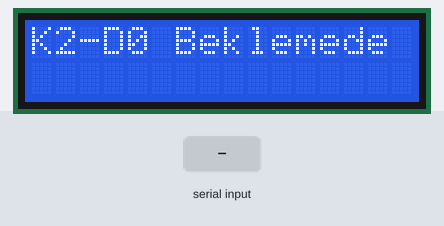
Bench run of a sketch on a simulated Arduino Uno, built with avr-gcc and run on an emulated ATmega328P. Parts: 16×2 character LCD. The test bench sets the inputs (shaded band).

Above: at 1.2 s.
1.3 s: byte 2 (0x02) received over Serial
At 1.6 s:
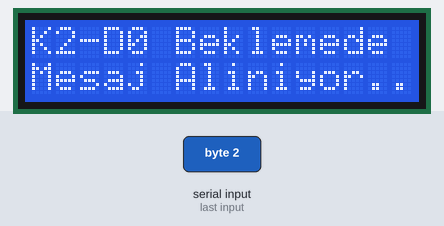
4.3 s: byte 2 (0x02) received over Serial
At 6.3 s:
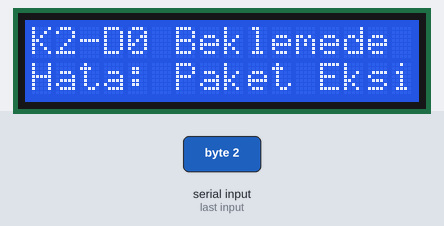
Timing chart, 0 to 7.8 s (numbered marks = the images above; inputs shaded):
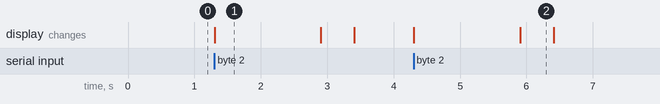

Measured:
- after the input at 1.3 s, the display: changes at once (image 1)
- after the input at 4.3 s, the display: first changes at once (image 2 shows a later state)
- what the display in image 1 shows lasts 1.6 s, from 1.3 s to 2.9 s
- what the display in image 2 shows lasts 0.5 s, from 5.9 s to 6.4 s

The sketch:

Katman_2Uno.ino
```cpp
#include <Arduino.h>
#include <SoftwareSerial.h>
#include <LiquidCrystal.h>

// --- PARAMETRIK AYARLAR ---
const uint8_t DUGUM_NO = 0;     // Her Uno icin 0-7 arasinda degistir
const uint8_t KATMAN_NO = 2;    // 2. Katman Uno
// ---------------------------------------------------------------

// LCD Ekran baglanti pinleri: (RS, EN, D4, D5, D6, D7)
LiquidCrystal lcd(8, 9, 10, 11, 12, 13);

// Donanimsal Serial portu
#define nisarial Serial

#pragma pack(push, 1)
struct VeriPaketi {
  uint8_t parca_numarasi;
  uint8_t katman_numarasi;
  uint32_t zaman_damgasi;
  uint16_t veri_uzunlugu;
  uint8_t yuk_verisi[512];
  uint32_t onceki_crc;
  uint32_t mevcut_crc;
};
#pragma pack(pop)

VeriPaketi alinanPaket;

// CRC32 Hata Kontrol Fonksiyonu
uint32_t crc32Hesapla(const uint8_t *veri, size_t uzunluk) {
  uint32_t crc_degeri = 0xFFFFFFFF;

  for (size_t i = 0; i < uzunluk; i++) {
    crc_degeri ^= veri[i];

    for (uint8_t j = 0; j < 8; j++) {
      if (crc_degeri & 1) {
        crc_degeri = (crc_degeri >> 1) ^ 0xEDB88320;
      } else {
        crc_degeri >>= 1;
      }
    }
  }

  return ~crc_degeri;
}

// 8 bitlik veriyi DUGUM_NO kadar saga dairesel kaydirir
uint8_t sagaDaireselKaydir(uint8_t veri, uint8_t kaydirma_miktari) {
  kaydirma_miktari = kaydirma_miktari % 8;

  if (kaydirma_miktari == 0) {
    return veri;
  }

  return (veri >> kaydirma_miktari) | (veri << (8 - kaydirma_miktari));
}

// Kriptografik Donusum Motoru
// 2. Katman Kurali:
// Alinan veri, DUGUM_NO kadar saga dairesel bit kaydirma islemiyle sifrelenir.
void guvenlikKatmaniIsle(VeriPaketi &paket) {
  // Guvenlik zinciri kurali: mevcut CRC eski CRC alanina yedeklenir
  paket.onceki_crc = paket.mevcut_crc;

  // Katman 2 sifreleme: her byte DUGUM_NO kadar saga dairesel kaydirilir
  for (uint16_t i = 0; i < 512; i++) {
    paket.yuk_verisi[i] = sagaDaireselKaydir(paket.yuk_verisi[i], DUGUM_NO);
  }

  // Paket artik 2. katmandan gecmis kabul edilir
  paket.katman_numarasi = KATMAN_NO;

  // Yeni sifreli verinin CRC degeri hesaplanir
  paket.mevcut_crc = crc32Hesapla(paket.yuk_verisi, 512);
}

void setup() {
  nisarial.begin(4800);

  lcd.begin(16, 2);
  lcd.clear();

  lcd.print("K");
  lcd.print(KATMAN_NO);
  lcd.print("-D");
  lcd.print(DUGUM_NO);
  lcd.print(" Beklemede");
}

void loop() {
  if (nisarial.available() > 0) {

    // STX kontrolu
    if (nisarial.read() == 0x02) {

      lcd.setCursor(0, 1);
      lcd.print("Mesaj Aliniyor..");

      byte* bellek_isaretci = (byte*)&alinanPaket;
      uint16_t okunan_bayt = 0;
      unsigned long zaman_asimi = millis();

      // Paket boyutu kadar veriyi oku
      while (okunan_bayt < sizeof(VeriPaketi) && (millis() - zaman_asimi < 1500)) {
        if (nisarial.available() > 0) {
          bellek_isaretci[okunan_bayt++] = nisarial.read();
        }
      }

      // ETX gelmesini bekle
      unsigned long etx_zaman_asimi = millis();
      while (nisarial.available() == 0 && (millis() - etx_zaman_asimi < 100)) {
        // Bekle
      }

      // Paket eksiksiz geldiyse ve ETX dogruysa
      if (okunan_bayt == sizeof(VeriPaketi) && nisarial.read() == 0x03) {

        // 2. katman sifreleme islemi
        guvenlikKatmaniIsle(alinanPaket);

        lcd.setCursor(0, 1);
        lcd.print("Mesaj Gonderildi");

        // Sifrelenmis paketi 3. katmana gonder
        nisarial.write(0x02); // STX
        nisarial.write((uint8_t*)&alinanPaket, sizeof(VeriPaketi));
        nisarial.write(0x03); // ETX

        delay(30);
      } else {
        lcd.setCursor(0, 1);
        lcd.print("Hata: Paket Eksik");
        delay(500);
      }

      lcd.setCursor(0, 1);
      lcd.print("                ");
    }
  }
}
```
